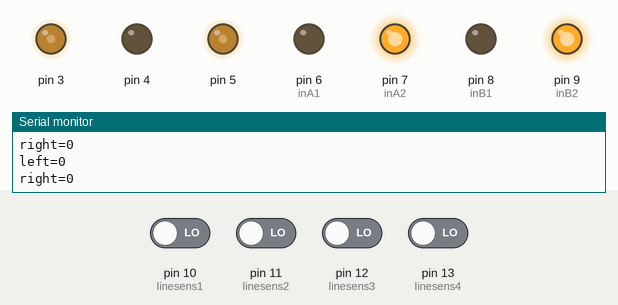
The sketch below on a simulated Arduino Uno, built with avr-gcc and run on an emulated ATmega328P. Parts: output pins drawn as LEDs (lit = HIGH), the last lines printed to the serial monitor. Dashed ring = blinking. Inputs (shaded band) come from the test bench; at power-on: pin 10 (linesens1), pin 11 (linesens2), pin 12 (linesens3), pin 13 (linesens4) LOW.

Above: at 1.2 s.
1.3 s: pin 10 (linesens1) driven HIGH
At 2.4 s:
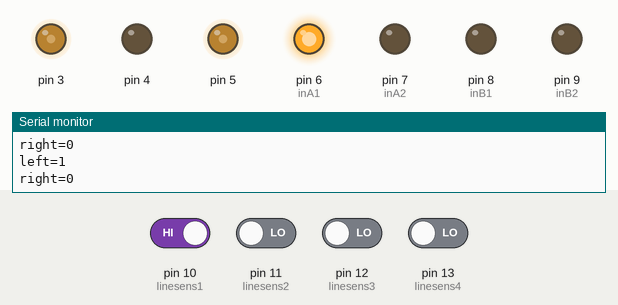
2.8 s: pin 12 (linesens3) driven HIGH
At 3.6 s:
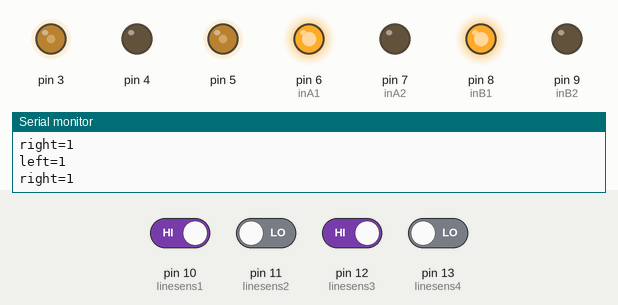
4.3 s: pin 13 (linesens4) driven HIGH
At 4.9 s:
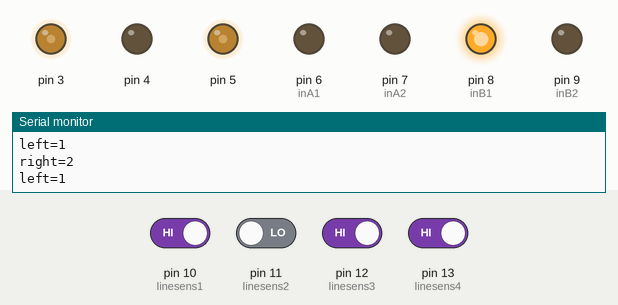
5.8 s: pin 11 (linesens2) driven HIGH
At 6.2 s:
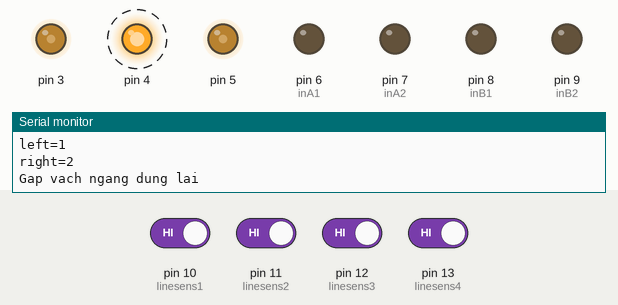
8.8 s: pin 11 (linesens2) driven LOW
At 9.6 s:
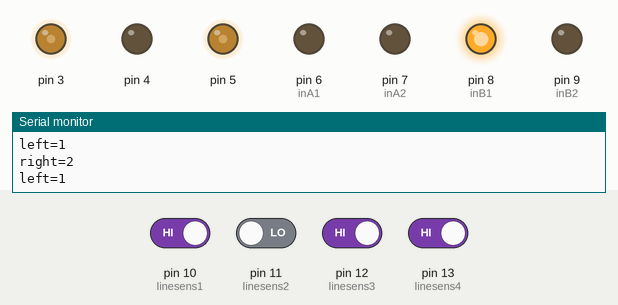
10.8 s: pin 12 (linesens3) driven LOW
At 12.2 s:
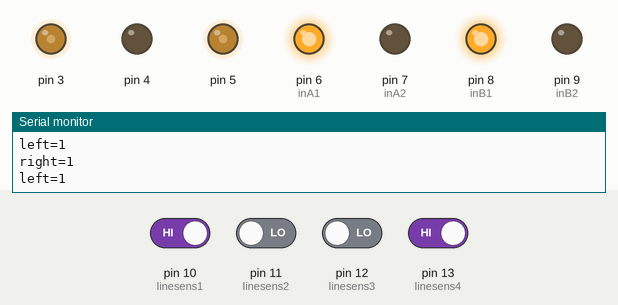
Timing chart, 0 to 13.3 s (numbered marks = the images above; inputs shaded):
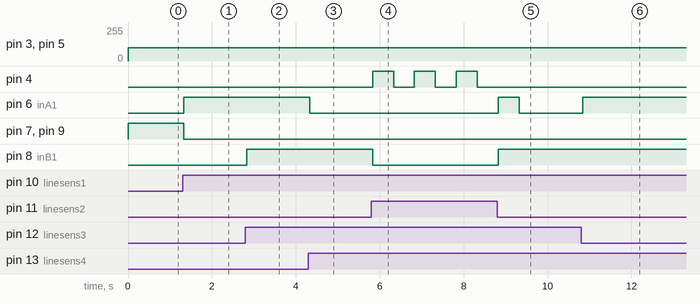

Measured:
- after the input at 1.3 s, pin 6 (inA1): LOW → HIGH at once; pin 7 (inA2), pin 9 (inB2): HIGH → LOW at once
- after the input at 2.8 s, pin 8 (inB1): LOW → HIGH at once
- after the input at 4.3 s, pin 6 (inA1): HIGH → LOW at once
- after the input at 5.8 s, pin 4: alternates HIGH for 0.50 s and LOW for 0.50 s, starting at once; pin 8 (inB1): HIGH → LOW at once
- after the input at 8.8 s, pin 4: stays LOW (without the input it goes to HIGH after 0.53 s); pin 8 (inB1): goes on until 8.8 s, then stays HIGH
- after the input at 10.8 s, pin 6 (inA1): LOW → HIGH at once

The sketch:

do_line_den_khi_gap_vach_ngang_dung_lai_3s.ino
```cpp
#define inA1 6       //Định nghĩa chân in1 của động cơ A
#define inA2 7       //Định nghĩa chân in2 của động cơ A
#define inB1 8       //Định nghĩa chân in1 của động cơ B
#define inB2 9       //Định nghĩa chân in2 của động cơ B
#define linesens1 10 //Định nghĩa chân cảm biến line 1
#define linesens2 11 //Định nghĩa chân cảm biến line 2
#define linesens3 12 //Định nghĩa chân cảm biến line 3
#define linesens4 13 //Định nghĩa chân cảm biến line 4

void setup()
{
  Serial.begin(9600);
  pinMode(4,OUTPUT);         //Set chân cắm led
  pinMode(inA1, OUTPUT);     //Set chân in1 của dc A là output
  pinMode(inA2, OUTPUT);     //Set chân in2 của dc A là output
  pinMode(inB1, OUTPUT);     //Set chân in1 của dc B là output
  pinMode(inB2, OUTPUT);     //Set chân in2 của dc B là output
  pinMode(linesens1, INPUT); //Set chân cảm biến 1 là input
  pinMode(linesens2, INPUT); //Set chân cảm biến 2 là input
  pinMode(linesens3, INPUT); //Set chân cảm biến 3 là input
  pinMode(linesens4, INPUT); //Set chân cảm biến 4 là input
}
  // Hàm băm xung giảm tốc động cơ
void loop()
{
  darkLineFollower (inA1, inA2, inB1, inB2, linesens1, linesens2, linesens3, linesens4);
  analogWrite(3, 100);
  analogWrite(5, 100);
}
  //Hàm điều khiển robot bám line màu tối
  //inR1, inR2 và inL1, inL2 là các chân tín hiệu lần lượt điều khiển động cơ di chuyển bên phải và trái
  //sen1 đến sen4 là chân nhận tín hiệu từ cảm biến hồng ngoại

void darkLineFollower (byte inR1, byte inR2, byte inL1, byte inL2, byte sen1, byte sen2, byte sen3, byte sen4)
{
  switch (deviationDarkLine4Sensor (sen1, sen2, sen3, sen4))
  {
    case -1:
      robotMover( inR1, inR2, inL1, inL2, 6);// rẽ phải
      break;
    case -2:
      robotMover( inR1, inR2, inL1, inL2, 6);
      break;
    case 1:
      robotMover( inR1, inR2, inL1, inL2, 5);// rẽ trái
      break;
    case 2:
      robotMover( inR1, inR2, inL1, inL2, 5);
      break;
    case 0:
      robotMover( inR1, inR2, inL1, inL2, 1);// tiến thẳng
      break;
    case 3:
      robotMover( inR1, inR2, inL1, inL2, 2);// lệch vạch thì lùi
      break;
    case 4:
      robotMover( inR1, inR2, inL1, inL2, 0); // gap vach ngang thi led nhay 3s
      digitalWrite(4, 1);
      delay(500);
      digitalWrite(4, 0);
      delay(500);
      digitalWrite(4, 1);
      delay(500);
      digitalWrite(4, 0);
      delay(500);
      digitalWrite(4, 1);
      delay(500);
      digitalWrite(4, 0);
      delay(500);
      robotMover( inR1, inR2, inL1, inL2, 1);
      delay(500);
      break;
  }
}

  // Hàm thực hiện robot di chuyển
void robotMover (byte inR1, byte inR2, byte inL1, byte inL2, byte action)
{
   // inR1 inR2 là 2 chân tín hiệu động cơ bên phải
   // inL1 inL2 là 2 chân tín hiệu động cơ bên trái
   // action= 0 đứng yên
   // action =1 đi thẳng
   // action =2 lùi lại
   // action =3 quay trái
   // action =4 quay phải
   // action =5 rẽ trái
   // action =6 rẽ phải
  switch (action)
  {
    case 0:// không di chuyển
      motorControlNoSpeed(inR1, inR2, 0);
      motorControlNoSpeed(inL1, inL2, 0);
      break;
    case 1://đi thẳng
      motorControlNoSpeed(inR1, inR2, 1);
      motorControlNoSpeed(inL1, inL2, 1);
      break;
    case 2:// lùi lại
      motorControlNoSpeed(inR1, inR2, 2);
      motorControlNoSpeed(inL1, inL2, 2);
      break;
    case 3:// quay trái
      motorControlNoSpeed(inR1, inR2, 2);
      motorControlNoSpeed(inL1, inL2, 1);
      break;
    case 4:// quay phải
      motorControlNoSpeed(inR1, inR2, 1);
      motorControlNoSpeed(inL1, inL2, 2);
      break;
    case 5:// rẽ trái
      motorControlNoSpeed(inR1, inR2, 1);
      motorControlNoSpeed(inL1, inL2, 0);
      break;
    case 6:// rẽ phải
      motorControlNoSpeed(inR1, inR2, 0);
      motorControlNoSpeed(inL1, inL2, 1);
      break;
    default:
      action = 0;
  }
}

  // Hàm điều khiển chiều quay của động cơ
void motorControlNoSpeed (byte in1, byte in2, byte direct)
{
  //    0:Dừng lại
  //    1:Quay chiều thứ nhất
  //    2:Quay chiều thứ hai
  switch (direct)
  {
    case 0:// Dừng không quay
      digitalWrite(in1, LOW);
      digitalWrite(in2, LOW);
      break;
    case 1:// Quay chiều thứ 1
      digitalWrite(in1, HIGH);
      digitalWrite(in2, LOW);
      break;
    case 2:// Quay chiều thứ 2
      digitalWrite(in1, LOW);
      digitalWrite(in2, HIGH);
      break;
      //default:
  }
}

boolean IFSensor (byte PinNumb)
{
  //0 sáng
  //1 tối
  return (digitalRead (PinNumb));
}

 // Hàm đo độ lệch
int deviationDarkLine4Sensor (int PinNumb1, int PinNumb2, int PinNumb3, int PinNumb4)
{
  int left = 0;    //biến kiểm tra lệch trái
  int right = 0;   // biến kiểm tra lệch phải
  left = IFSensor (PinNumb1) + IFSensor (PinNumb2); //kiểm tra mấy cảm biến trái ở trong màu đen
  right = IFSensor (PinNumb3) + IFSensor (PinNumb4); //kiểm tra mấy cảm biến phải ở trong màu đen
  Serial.print("left=");
  Serial.println(left);
  Serial.print("right=");
  Serial.println(right);
  if (IFSensor (PinNumb1) + IFSensor (PinNumb2) + IFSensor (PinNumb3) + IFSensor (PinNumb4) == 4)
  {
    Serial.println("Gap vach ngang dung lai");
    return 4;
  }
  if ((left != 0) || (right != 0))
      return left - right;
  else
      return 3;

    // Trả về 0 là không lệch, trả về 3 là mất vạch
    // Âm là lệch trái (-1;-2)
    //Dương là lệch phải(1;2)

}
```
